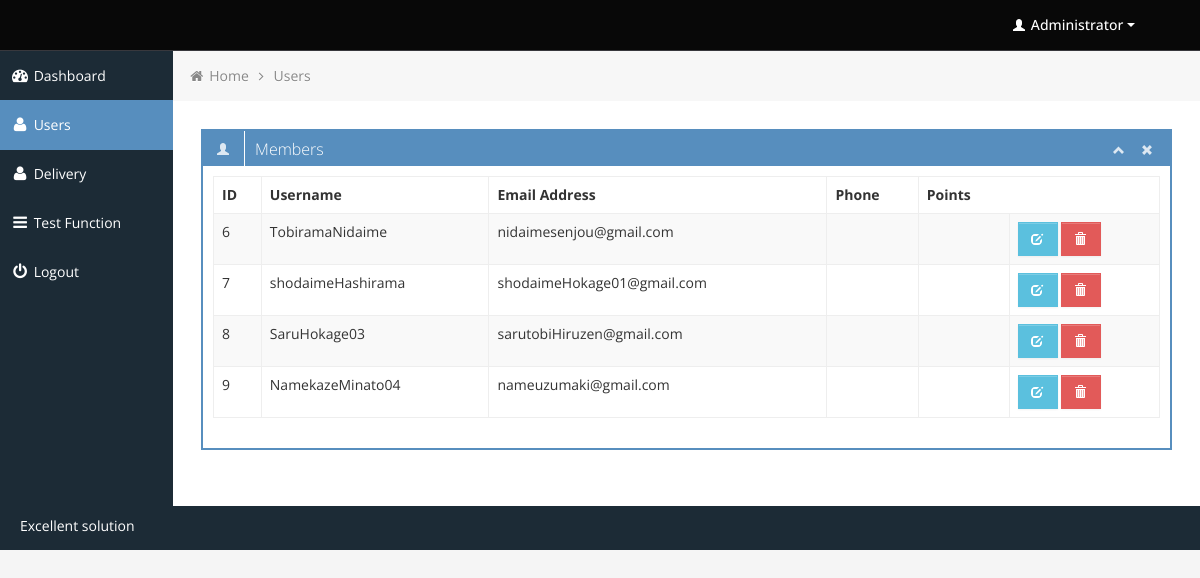
/users.php (signed in), run on the app's committed database.
### tables this page shows
CREATE TABLE `tblusers` (
  `id` int(11) NOT NULL auto_increment,
  `Username` varchar(20) NOT NULL,
  `Password` varchar(20) NOT NULL,
  `Firstname` text NOT NULL,
  `Lastname` text NOT NULL,
  `Email` varchar(30) NOT NULL,
  PRIMARY KEY  (`id`)
);

### functions/function.php (called while the page is built, shortened)
<?php
	function get_header(){
		require_once("includes/header.php");
	}
	function get_bread_two(){
		require_once("includes/breadcumb_two.php");
	}
	function get_sidebar(){
		require_once("includes/sidebar.php");
	}
 	function get_footer(){
		require_once("includes/footer.php");
	}
?>

### users.php (the view)
<?php
	require_once("functions/function.php");
	get_header();
	get_sidebar();
	get_bread_two();
?>
	 		<div class="row-fluid sortable">
				<div class="box span12">
					<div class="box-header" data-original-title>
						<h2><i class="halflings-icon white user"></i><span class="break"></span>Members</h2>
						<div class="box-icon">
							<a href="#" class="btn-minimize"><i class="halflings-icon white chevron-up"></i></a>
							<a href="#" class="btn-close"><i class="halflings-icon white remove"></i></a>
						</div>
					</div>
					<div class="box-content">
						<table class="table table-striped table-bordered bootstrap-datatable datatable">
						  <thead>
							  <tr>
								  <th>ID</th>
								  <th>Username</th>
								  <th>Email Address</th>
								  <th>Phone</th>
								  <th>Points</th>
							  </tr>
						  </thead>
						  <tbody>
							<?php
								include("includes/connection.php");
								$sql = "SELECT * FROM tblusers ORDER BY id";
								$result=mysqli_query($connect,$sql);
							while ($row=mysqli_fetch_array($result))
							{ ?>
							<tr>
								<td><?php echo $row['id']; ?></td>
								<td><?php echo $row['Username']; ?></td>
								<td><?php echo $row['Email']; ?></td>
								<td><?php echo $row['Phone']; ?></td>
								<td><?php echo $row['Points']; ?></td>
								<td class="center">
									<a class="btn btn-info" href="edit_data.php?uID=<?php echo $row['id']; ?>">
										<i class="halflings-icon white edit"></i>
									</a>
									<a class="btn btn-danger" onclick="return confirmDel()" href="delete_data.php?delID=<?php echo $row['id'];?>">
										<i class="halflings-icon white trash"></i>
									</a>
								</td>
							</tr>
							<?php
							   }
							?>
						  </tbody>
					  </table>
					</div>
				</div>
			</div>
<?php
	get_footer();
?>

### includes/header.php (shortened to what this page needs)
<!DOCTYPE html>
<html lang="en">
<head>
	<link id="bootstrap-style" href="css/bootstrap.min.css" rel="stylesheet">
	<link href="css/bootstrap-responsive.min.css" rel="stylesheet">
	<link id="base-style" href="css/style.css" rel="stylesheet">
	<link id="base-style-responsive" href="css/style-responsive.css" rel="stylesheet">
</head>
<body>
	<div class="navbar">
		<div class="navbar-inner">
			<div class="container-fluid">
				<a class="brand" href="index.html"><span> </span></a>
				<div class="nav-no-collapse header-nav">
					<ul class="nav pull-right">
						<li class="dropdown">
							<a class="btn dropdown-toggle" data-toggle="dropdown" href="#">
								<i class="halflings-icon white user"></i> Administrator
								<span class="caret"></span>
							</a>
						</li>
					</ul>
				</div>
			</div>
		</div>
	</div>

### includes/sidebar.php (shortened to what this page needs)
<div class="container-fluid-full">
<div class="row-fluid">
	 <div id="sidebar-left" class="span2">
		<div class="nav-collapse sidebar-nav">
			<ul class="nav nav-tabs nav-stacked main-menu">
				<li><a href="index.php"><i class="icon-dashboard"></i><span class="hidden-tablet"> Dashboard</span></a></li>
				<li><a href="users.php"><i class="icon-user"></i><span class="hidden-tablet"> Users</span></a></li>
				<li><a href="delivery.php"><i class="icon-user"></i><span class="hidden-tablet"> Delivery</span></a></li>
				<li>
					<a class="dropmenu" href="#"><i class="icon-reorder"></i><span class="hidden-tablet"> Test Function</span></a>
				</li>
				<li><a href="logout.php"><i class="icon-off"></i><span class="hidden-tablet"> Logout</span></a></li>
			</ul>
		</div>
	</div>

### includes/breadcumb_two.php
<div id="content" class="span10">
	<ul class="breadcrumb">
		<li>
			<i class="icon-home"></i>
			<a href="index.php">Home</a>
			<i class="icon-angle-right"></i>
		</li>
		<li><a href="users.php">Users</a></li>
	</ul>

### includes/footer.php (shortened to what this page needs)
<html>
<body>
			</div>
		</div>
	</div>
	<footer>
		<p>
			<span style="text-align:left;float:left">Excellent solution
		</p>
	</footer>
	</body>
</html>

### css/style-responsive.css (style rules this page uses)
@media (min-width: 1200px) { .container-fluid-full { overflow: hidden; position: relative; height: 100%; } }
@media (min-width: 1200px) { #content { width: 85.578%; padding: 28px; margin: 0px 0px; margin-left: 14.422% !important; } }
@media (min-width: 1200px) { #sidebar-left { background: #1C2B36; margin-left: 0px !important; position: absolute; height: 100%; } }
@media (min-width: 1200px) { .sidebar-nav > ul { margin: 0px; } }
@media (min-width: 1200px) { footer { margin: 0px 0px 0px 0px; padding: 10px 20px; } }

### css/halflings.css (style rules this page uses)
html, html .halflings { -webkit-font-smoothing: antialiased !important; }
.halflings-icon { display: inline-block; width: 14px; height: 14px; line-height: 14px; vertical-align: text-top; background-image: url(../img/glyphicons_halflings.svg); background-position: 0 0; background-repeat: no-repeat; vertical-align: top; *display: inline; *zoom: 1; *margin-right: .3em; }
.halflings-icon.white { background-image: url(../img/glyphicons_halflings-white.svg); }
.halflings-icon.user { background-position: -168px 0; }
.halflings-icon.remove { background-position: -312px 0; }
.halflings-icon.trash { background-position: -456px 0; }
.halflings-icon.edit { background-position: -96px -72px; }
.halflings-icon.chevron-up { background-position: -288px -120px; }

### data on the page
tblusers: id "6", Username "TobiramaNidaime", Email "nidaimesenjou@gmail.com"
tblusers: id "7", Username "shodaimeHashirama", Email "shodaimeHokage01@gmail.com"
tblusers: id "8", Username "SaruHokage03", Email "sarutobiHiruzen@gmail.com"
tblusers: id "9", Username "NamekazeMinato04", Email "nameuzumaki@gmail.com"
